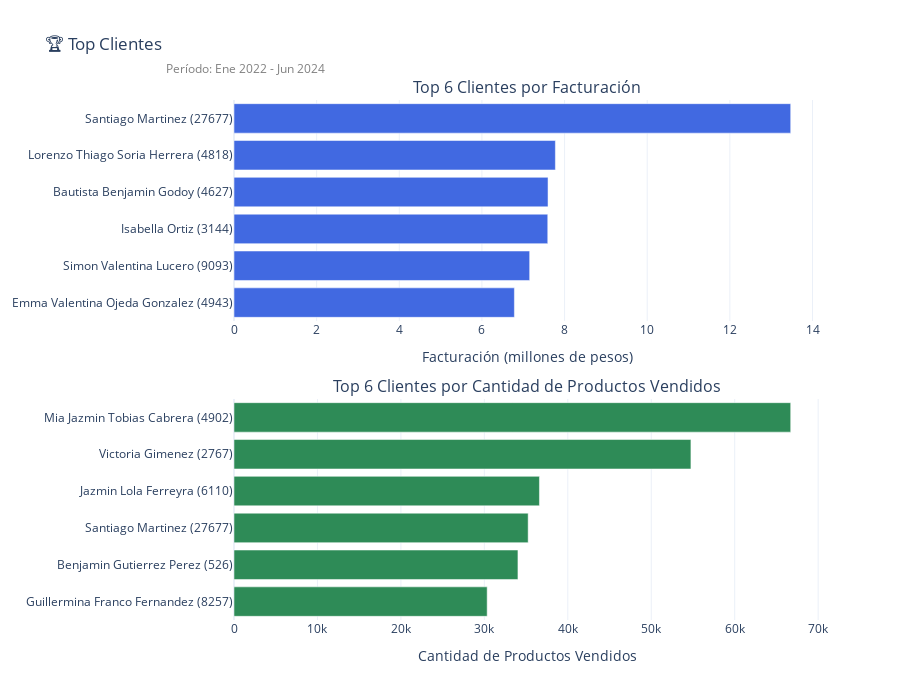

This figure's notebook cell:
### Code cell
# Crear figura con subplots
fig = make_subplots(
    rows=2, cols=1,
    shared_xaxes=False,
    vertical_spacing=0.15,
    subplot_titles=(
        "Top 6 Clientes por Facturación",
        "Top 6 Clientes por Cantidad de Productos Vendidos"
    )
)

# Gráfico 1: Facturación
fig.add_trace(
    go.Bar(
        x=top_clientes_fact['facturacion_millones'],
        y=top_clientes_fact['nombre_cliente'],
        orientation='h',
        marker_color='royalblue',
        name='Facturación'
    ),
    row=1, col=1
)

# Gráfico 2: Cantidad de ventas
fig.add_trace(
    go.Bar(
        x=top_clientes_canti['cantidad_productos_vendidos'],
        y=top_clientes_canti['nombre_cliente'],
        orientation='h',
        marker_color='seagreen',
        name='Productos Vendidos'
    ),
    row=2, col=1
)

fig.update_layout(
    height=700,
    title_text="🏆 Top Clientes",
    showlegend=False,
    template='plotly_white'
)

fig.add_annotation(
    text="Período: Ene 2022 - Jun 2024",
    xref="paper", yref="paper",
    x=-0.12, y=1.08,
    showarrow=False,
    font=dict(size=12, color="gray")
)

fig.update_xaxes(title_text="Facturación (millones de pesos)", row=1, col=1)
fig.update_xaxes(title_text="Cantidad de Productos Vendidos", row=2, col=1)

fig.update_yaxes(categoryorder='total ascending', row=1, col=1)
fig.update_yaxes(categoryorder='total ascending', row=2, col=1)

fig.show()

### Figure 1 — Plotly figure (JSON) as saved in the notebook; plotly's stock layout.template omitted (floating-point values rounded to 4 significant figures)
{"data": [{"marker": {"color": "royalblue"}, "name": "Facturación", "orientation": "h", "type": "bar", "x": [13.47, 7.778, 7.6, 7.593, 7.155, 6.786], "xaxis": "x", "y": ["Santiago Martinez (27677)", "Lorenzo Thiago Soria Herrera (4818)", "Bautista Benjamin Godoy (4627)", "Isabella Ortiz (3144)", "Simon Valentina Lucero (9093)", "Emma Valentina Ojeda Gonzalez (4943)"], "yaxis": "y"}, {"marker": {"color": "seagreen"}, "name": "Productos Vendidos", "orientation": "h", "type": "bar", "x": [66710.0, 54750.0, 36600.0, 35250.0, 34020.0, 30340.0], "xaxis": "x2", "y": ["Mia Jazmin Tobias Cabrera (4902)", "Victoria Gimenez (2767)", "Jazmin Lola Ferreyra (6110)", "Santiago Martinez (27677)", "Benjamin Gutierrez Perez (526)", "Guillermina Franco Fernandez (8257)"], "yaxis": "y2"}], "layout": {"annotations": [{"font": {"size": 16}, "showarrow": false, "text": "Top 6 Clientes por Facturación", "x": 0.5, "xanchor": "center", "xref": "paper", "y": 1, "yanchor": "bottom", "yref": "paper"}, {"font": {"size": 16}, "showarrow": false, "text": "Top 6 Clientes por Cantidad de Productos Vendidos", "x": 0.5, "xanchor": "center", "xref": "paper", "y": 0.425, "yanchor": "bottom", "yref": "paper"}, {"font": {"color": "gray", "size": 12}, "showarrow": false, "text": "Período: Ene 2022 - Jun 2024", "x": -0.12, "xref": "paper", "y": 1.08, "yref": "paper"}], "height": 700, "showlegend": false, "title": {"text": "🏆 Top Clientes"}, "xaxis": {"anchor": "y", "domain": [0, 1], "title": {"text": "Facturación (millones de pesos)"}}, "xaxis2": {"anchor": "y2", "domain": [0, 1], "title": {"text": "Cantidad de Productos Vendidos"}}, "yaxis": {"anchor": "x", "categoryorder": "total ascending", "domain": [0.575, 1]}, "yaxis2": {"anchor": "x2", "categoryorder": "total ascending", "domain": [0, 0.425]}}}
